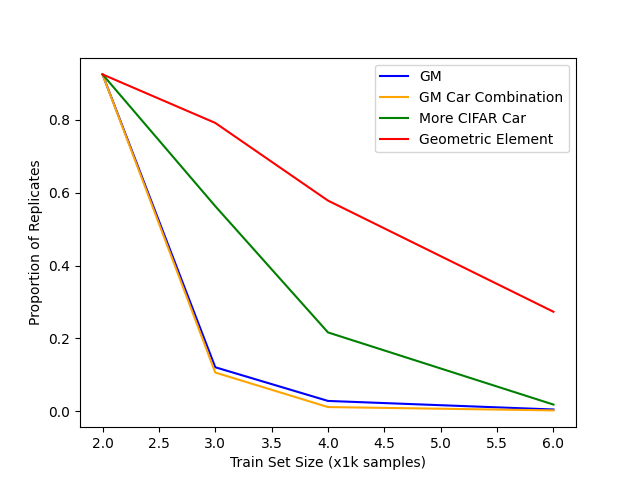

The Python source for this figure:
import matplotlib.pyplot as plt

# Given data pairs
gm_x, gm_y, gm_z = [2, 3, 4, 6], [0.9250, 0.1205, 0.0280, 0.0045], [3700, 482, 112, 18]
gmcifar_x, gmcifar_y, gmcifar_z = [2, 3, 4, 6], [0.9250, 0.1060, 0.0112, 0.0020], [3700, 424, 45, 8]
cifar_x, cifar_y, cifar_z = [2, 3, 4, 6], [0.9250, 0.5630, 0.2162, 0.0180], [3700, 2252, 865, 72]
geometry_element_x, geometry_element_y, geometry_element_z = [2, 3, 4, 6], [0.9250, 0.7917, 0.5783, 0.2730], [3700, 3167, 2313, 1092]
simple_car_x, simple_car_y, simple_car_z = [2, 3, 4, 6], [0.9250, 0.8462, 0.7440, 0.5025], [3700, 3385, 2976, 2010]

# Plotting the data pairs
plt.plot(gm_x, gm_y, label='GM', color='b')
plt.plot(gmcifar_x, gmcifar_y, label='GM Car Combination', color='orange')
plt.plot(cifar_x, cifar_y, label='More CIFAR Car', color='g')
plt.plot(geometry_element_x, geometry_element_y, label='Geometric Element', color='r')
# plt.plot(simple_car_x, simple_car_y, label='Simple Car', color='y')


# Adding labels and title
plt.xlabel('Train Set Size (x1k samples)')
plt.ylabel('Proportion of Replicates')
# plt.title('Line Chart with Multiple Data Pairs')

# Adding a legend
plt.legend()

# Display the plot
plt.savefig("report.png")
plt.show()